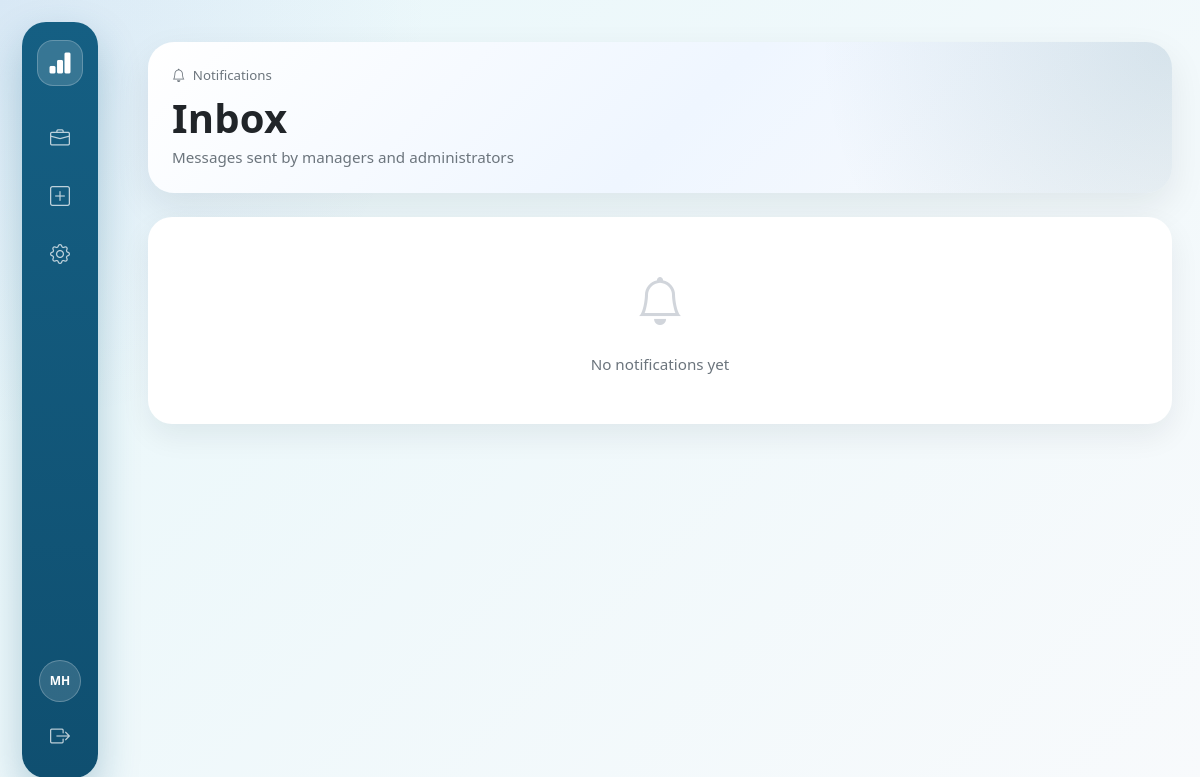
/notifications/ (signed in), run on an earlier commit of the app's database.
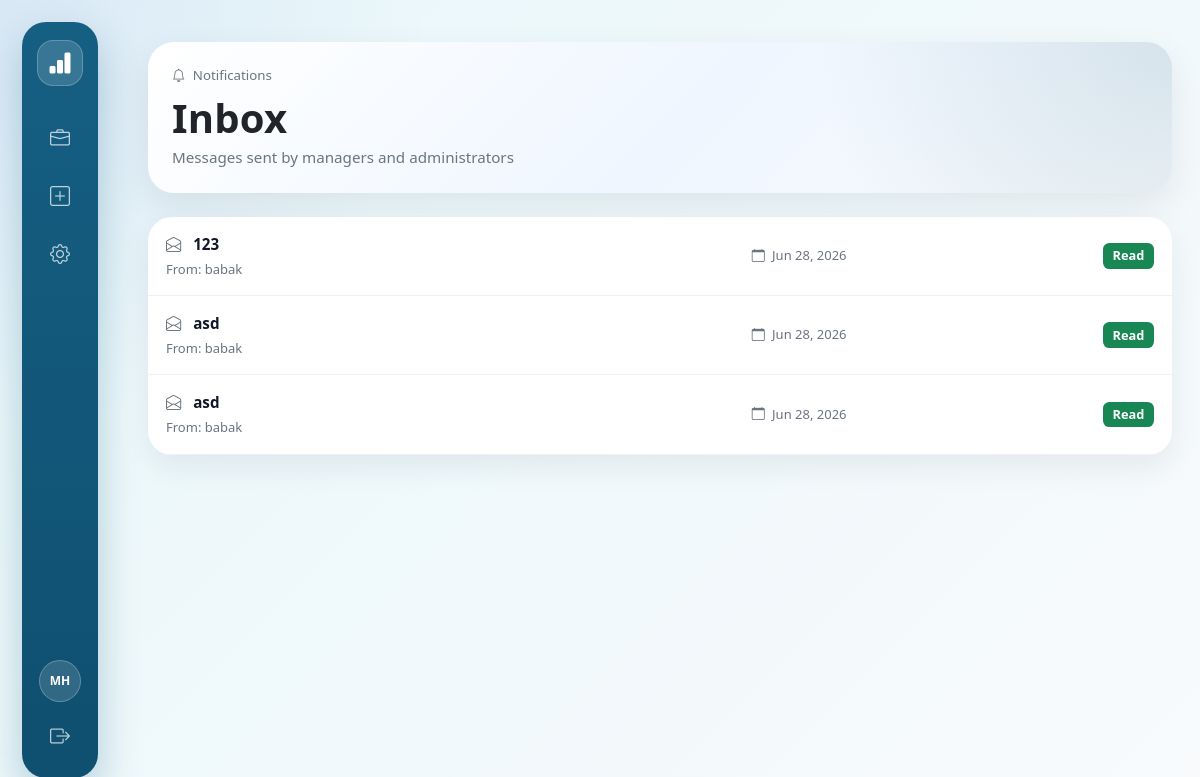
And on a later commit of the database.
### notifications/models.py (models this page shows, shortened)
class NotificationRecipient(models.Model):
    notification = models.ForeignKey(
        Notification,
        on_delete=models.CASCADE,
        related_name='deliveries',
    )
    recipient = models.ForeignKey(
        settings.AUTH_USER_MODEL,
        on_delete=models.CASCADE,
        related_name='notification_deliveries',
    )
    created_at = models.DateTimeField(auto_now_add=True)
    read_at = models.DateTimeField(null=True, blank=True)
    class Meta:
        ordering = ['-created_at']
        constraints = [
            models.UniqueConstraint(
                fields=['notification', 'recipient'],
                name='unique_notification_recipient',
            )
        ]

class Notification(models.Model):
    sender = models.ForeignKey(
        settings.AUTH_USER_MODEL,
        on_delete=models.PROTECT,
        related_name='sent_notifications',
    )
    title = models.CharField(max_length=200)
    body = models.TextField()
    send_to_all = models.BooleanField(default=False)
    target_departments = models.ManyToManyField(Department, blank=True, related_name='notifications')
    created_at = models.DateTimeField(auto_now_add=True)
    sent_at = models.DateTimeField(null=True, blank=True)
    class Meta:
        ordering = ['-created_at']

### notifications/views.py (the view)
# urls.py: path('', views.notification_inbox, name='inbox'),
@login_required
def notification_inbox(request):
    deliveries = (
        NotificationRecipient.objects
        .select_related('notification', 'notification__sender', 'recipient')
        .filter(recipient=request.user)
        .order_by('-notification__sent_at', '-notification__created_at')
    )
    unread_count = deliveries.filter(read_at__isnull=True).count()
    context = {
        'deliveries': deliveries,
        'unread_count': unread_count,
        'can_manage_notifications': is_manager(request.user),
    }
    return render(request, 'notifications/notification_list.html', context)

### core/context_processors.py (called while the page is built)
def unread_letter_count(request):
    if request.user.is_authenticated:
        try:
            from internal_letter.models import InternalLetter, LetterStatus
            unread_count = InternalLetter.objects.filter(
                recipient=request.user,
                status=LetterStatus.SENT
            ).exclude(read_by=request.user).count()
            return {'unread_letter_count': unread_count}
        except (ImportError, Exception):
            return {'unread_letter_count': 0}
    return {'unread_letter_count': 0}

### notifications/views.py (called while the page is built)
def is_manager(user):
    if not user.is_authenticated:
        return False
    if user.is_superuser or user.is_staff:
        return True
    profile = getattr(user, 'profile', None)
    return getattr(profile, 'role', None) in [Role.MIDDLE, Role.EXECUTIVE, Role.BOARD]

### notifications/templates/notifications/notification_list.html (shortened to what this page needs)
{% extends "base.html" %}
{% block content %}
<div class="notify-shell">
  <div class="card notify-hero mb-4">
    <div class="card-body p-4">
      <div class="d-flex justify-content-between align-items-center flex-wrap gap-3">
        <div>
          <div class="text-muted small mb-2"><i class="bi bi-bell me-1"></i> Notifications</div>
          <h1 class="page-title mb-1">Inbox</h1>
          <div class="text-muted">Messages sent by managers and administrators</div>
        </div>
      </div>
    </div>
  </div>
  <div class="card notify-card">
    {% for delivery in deliveries %}
      <div class="notify-row {% if delivery.read_at is None %}unread{% endif %}" onclick="window.location.href='{% url 'notifications:detail' delivery.pk %}'">
        <div class="row align-items-center g-3">
          <div class="col-md-7">
            <div class="notify-title mb-1">
              {% if delivery.read_at is None %}
                <i class="bi bi-envelope-fill me-2 text-primary"></i>
              {% else %}
                <i class="bi bi-envelope-open me-2 text-secondary"></i>
              {% endif %}
              {{ delivery.notification.title }}
            </div>
            <div class="notify-meta">
              From: {{ delivery.notification.sender.get_full_name|default:delivery.notification.sender.username }}
            </div>
          </div>
          <div class="col-md-3">
            <div class="notify-meta">
              <i class="bi bi-calendar me-1"></i>
              {% if delivery.notification.sent_at %}
                {{ delivery.notification.sent_at|date:"M d, Y" }}
              {% else %}
                {{ delivery.notification.created_at|date:"M d, Y" }}
              {% endif %}
            </div>
          </div>
          <div class="col-md-2 text-md-end">
            {% if delivery.read_at %}
              <span class="badge bg-success">Read</span>
            {% else %}
              <span class="badge bg-primary">Unread</span>
            {% endif %}
          </div>
        </div>
      </div>
    {% empty %}
      <div class="text-center py-5">
        <i class="bi bi-bell" style="font-size: 3rem; color: #d1d5db;"></i>
        <p class="text-muted mt-3 mb-0">No notifications yet</p>
      </div>
    {% endfor %}
  </div>
</div>
{% endblock %}

### companycrm/1/companycrm/core/templates/base.html (shortened to what this page needs)
{% load static %}
<!DOCTYPE html>
<html lang="en" data-bs-theme="light">
  <head>
    <link href="https://cdn.jsdelivr.net/npm/bootstrap@5.3.3/dist/css/bootstrap.min.css"
          rel="stylesheet" />
    <link href="https://cdn.jsdelivr.net/npm/bootstrap-icons@1.11.3/font/bootstrap-icons.css"
          rel="stylesheet" />
    <link href="{% static 'css/custom.css' %}" rel="stylesheet" />
    <link rel="stylesheet" href="{% static 'css/custom.css' %}?v=2">
  </head>
  <body>
    <div class="app-shell">
      <aside class="app-sidebar">
        <a class="sidebar-brand" href="{% url 'home' %}" title="ATO CRM">
          <i class="bi bi-bar-chart-fill"></i>
        </a>
        <nav class="sidebar-nav">
          <a class="sidebar-link {% if request.path == '/' or request.path|slice:':10' == '/requests/' %}active{% endif %}"
             href="{% url 'request_list' %}"
             title="Requests">
            <i class="bi bi-briefcase"></i>
          </a>
          <a class="sidebar-link {% if request.path == '/requests/new/' %}active{% endif %}"
             href="{% url 'request_new_hub' %}"
             title="New Request">
            <i class="bi bi-plus-square"></i>
          </a>
          {% if user.is_authenticated %}
            <a class="sidebar-link" href="/admin/" title="Admin">
              <i class="bi bi-gear"></i>
            </a>
          {% endif %}
        </nav>
        <div class="sidebar-bottom">
          {% if user.is_authenticated %}
            <div class="user-circle" title="{{ user.get_username }}">{{ user.get_username|slice:":2"|upper }}</div>
            <form method="post" action="{% url 'logout' %}">
              <button class="sidebar-logout" type="submit" title="Logout">
                <i class="bi bi-box-arrow-right"></i>
              </button>
            </form>
          {% else %}
            <a class="sidebar-link" href="{% url 'login' %}" title="Login">
              <i class="bi bi-box-arrow-in-right"></i>
            </a>
          {% endif %}
        </div>
      </aside>
      <div class="app-main">
        <main class="{% block container_class %}{% endblock %}">
          {% block content %}{% endblock %}
        </main>
      </div>
    </div>
  </body>
</html>

### static/css/custom.css (style rules this page uses)
body { background-color: #f8f9fa; font-family: "Segoe UI", Roboto, Arial, sans-serif; font-size: 0.95rem; color: #333; }
.card { border-radius: 0.5rem; }
.badge { font-size: 0.8rem; padding: 0.5em 0.75em; border-radius: 0.4rem; }
.text-muted { color: #6c757d !important; }

### companycrm/1/companycrm/core/templates/base.html (style rules this page uses)
:root { --persian-blue: #1C39BB; --sidebar-blue: #155f83; --sidebar-blue-dark: #0f4f70; --sidebar-active-bg: #ffffff; --crm-bg: #eef7f9; --crm-text: #111827; --crm-muted: #6b7280; --crm-border: #e5e7eb; }
body { margin: 0; background: radial-gradient(circle at top left, rgba(28, 57, 187, 0.08), transparent 30%), linear-gradient(135deg, #e8f7fa 0%, #f8fafc 100%); color: var(--crm-text); }
.app-shell { min-height: 100vh; display: flex; }
.app-sidebar { position: fixed; left: 22px; top: 22px; bottom: 22px; width: 76px; background: linear-gradient(180deg, var(--sidebar-blue) 0%, var(--sidebar-blue-dark) 100%); border-radius: 24px; box-shadow: 0 18px 40px rgba(15, 95, 131, 0.28); z-index: 1000; display: flex; flex-direction: column; align-items: center; padding: 18px 10px; }
.sidebar-brand { width: 46px; height: 46px; border-radius: 16px; background: rgba(255, 255, 255, 0.15); border: 1px solid rgba(255, 255, 255, 0.22); color: #ffffff; display: flex; align-items: center; justify-content: center; font-size: 24px; margin-bottom: 28px; text-decoration: none; }
.sidebar-nav { width: 100%; display: flex; flex-direction: column; gap: 10px; align-items: center; }
.sidebar-link { width: 48px; height: 48px; border-radius: 16px; color: rgba(255, 255, 255, 0.72); display: flex; align-items: center; justify-content: center; font-size: 20px; text-decoration: none; transition: all 0.18s ease; border: 0; }
.sidebar-bottom { margin-top: auto; width: 100%; display: flex; flex-direction: column; gap: 10px; align-items: center; }
.user-circle { width: 42px; height: 42px; border-radius: 50%; background: rgba(255, 255, 255, 0.14); border: 1px solid rgba(255, 255, 255, 0.24); color: #ffffff; display: flex; align-items: center; justify-content: center; font-size: 12px; font-weight: 800; }
.sidebar-logout { border: 0; background: transparent; color: rgba(255, 255, 255, 0.72); width: 48px; height: 48px; border-radius: 16px; font-size: 20px; transition: all 0.18s ease; }
.app-main { width: 100%; margin-left: 120px; padding: 24px 28px 32px; }
.page-title { font-weight: 800; letter-spacing: 0.2px; }

### notifications/templates/notifications/notification_list.html (style rules this page uses)
.notify-shell { max-width: 1180px; margin: 0 auto; }
.notify-hero { border: 0; border-radius: 26px; background: radial-gradient(circle at top right, rgba(21, 95, 131, 0.14), transparent 34%), linear-gradient(135deg, #ffffff 0%, #eff6ff 52%, #f8fafc 100%); box-shadow: 0 14px 36px rgba(15, 23, 42, 0.08); overflow: hidden; }
.notify-card { border: 0; border-radius: 24px; box-shadow: 0 12px 30px rgba(15, 23, 42, 0.07); overflow: hidden; }
.notify-row { padding: 16px 18px; border-bottom: 1px solid #eef2f7; transition: background 0.2s ease; cursor: pointer; }
.notify-title { font-weight: 800; color: #111827; }
.notify-meta { color: #6b7280; font-size: 13px; }

What changed in the data, as far as the page shows it:
added NotificationRecipient: notification "123", notification.sender.get_full_name "babak", notification.sent_at "Jun 28, 2026", shows "Read"
added NotificationRecipient: notification "asd", notification.sender.get_full_name "babak", notification.sent_at "Jun 28, 2026", shows "Read"
added NotificationRecipient: notification "asd", notification.sender.get_full_name "babak", notification.sent_at "Jun 28, 2026", shows "Read"
Also different on the page:
text no longer shown: "No notifications yet"
